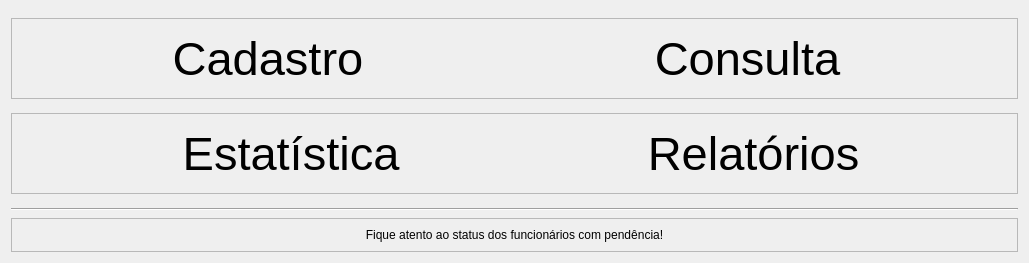
         <widget class="QWidget" name="page">
          <layout class="QVBoxLayout" name="verticalLayout_2">
           <property name="spacing">
            <number>7</number>
           </property>
           <item>
            <widget class="QFrame" name="frame_4">
             <property name="maximumSize">
              <size>
               <width>16777215</width>
               <height>100</height>
              </size>
             </property>
             <property name="frameShape">
              <enum>QFrame::StyledPanel</enum>
             </property>
             <property name="frameShadow">
              <enum>QFrame::Raised</enum>
             </property>
            </widget>
           </item>
           <item>
            <widget class="QFrame" name="frame_5">
             <property name="maximumSize">
              <size>
               <width>16777215</width>
               <height>200</height>
              </size>
             </property>
             <property name="frameShape">
              <enum>QFrame::StyledPanel</enum>
             </property>
             <property name="frameShadow">
              <enum>QFrame::Raised</enum>
             </property>
             <layout class="QHBoxLayout" name="horizontalLayout_3">
              <property name="spacing">
               <number>138</number>
              </property>
              <property name="leftMargin">
               <number>50</number>
              </property>
              <property name="rightMargin">
               <number>50</number>
              </property>
              <item>
               <spacer name="horizontalSpacer_7">
                <property name="orientation">
                 <enum>Qt::Horizontal</enum>
                </property>
                <property name="sizeHint" stdset="0">
                 <size>
                  <width>40</width>
                  <height>20</height>
                 </size>
                </property>
               </spacer>
              </item>
              <item>
               <widget class="QPushButton" name="go_Cadastro">
                <property name="minimumSize">
                 <size>
                  <width>340</width>
                  <height>0</height>
                 </size>
                </property>
                <property name="maximumSize">
                 <size>
                  <width>340</width>
                  <height>16777215</height>
                 </size>
                </property>
                <property name="font">
                 <font>
                  <family>Yu Gothic UI</family>
                  <pointsize>35</pointsize>
                  <weight>50</weight>
                  <italic>false</italic>
                  <bold>false</bold>
                 </font>
                </property>
                <property name="focusPolicy">
                 <enum>Qt::StrongFocus</enum>
                </property>
                <property name="acceptDrops">
                 <bool>false</bool>
                </property>
                <property name="layoutDirection">
                 <enum>Qt::LeftToRight</enum>
                </property>
                <property name="autoFillBackground">
                 <bool>false</bool>
                </property>
                <property name="styleSheet">
                 <string notr="true">QPushButton{
	font: 35pt &quot;Yu Gothic UI&quot;;
}

QPushButton:hover{
background-color: rgb(255, 240, 21);
}
QPushButton:pressed{
	background-color: rgb(249, 249, 249);
}
</string>
                </property>
                <property name="text">
                 <string>Cadastro  </string>
                </property>
                <property name="icon">
                 <iconset>
                  <normaloff>icon/male-user-add_25347.png</normaloff>icon/male-user-add_25347.png</iconset>
                </property>
                <property name="iconSize">
                 <size>
                  <width>150</width>
                  <height>150</height>
                 </size>
                </property>
                <property name="checkable">
                 <bool>false</bool>
                </property>
                <property name="checked">
                 <bool>false</bool>
                </property>
                <property name="autoRepeat">
                 <bool>false</bool>
                </property>
                <property name="autoExclusive">
                 <bool>false</bool>
                </property>
                <property name="autoDefault">
                 <bool>false</bool>
                </property>
                <property name="default">
                 <bool>false</bool>
                </property>
                <property name="flat">
                 <bool>true</bool>
                </property>
               </widget>
              </item>
              <item>
               <widget class="QPushButton" name="go_Consulta">
                <property name="minimumSize">
                 <size>
                  <width>330</width>
                  <height>0</height>
                 </size>
                </property>
                <property name="maximumSize">
                 <size>
                  <width>330</width>
                  <height>16777215</height>
                 </size>
                </property>
                <property name="font">
                 <font>
                  <family>Yu Gothic UI</family>
                  <pointsize>35</pointsize>
                 </font>
                </property>
                <property name="text">
                 <string>Consulta </string>
                </property>
                <property name="icon">
                 <iconset>
                  <normaloff>icon/male-user-search_25352.png</normaloff>icon/male-user-search_25352.png</iconset>
                </property>
                <property name="iconSize">
                 <size>
                  <width>150</width>
                  <height>150</height>
                 </size>
                </property>
                <property name="flat">
                 <bool>true</bool>
                </property>
               </widget>
              </item>
              <item>
               <spacer name="horizontalSpacer_8">
                <property name="orientation">
                 <enum>Qt::Horizontal</enum>
                </property>
                <property name="sizeHint" stdset="0">
                 <size>
                  <width>40</width>
                  <height>20</height>
                 </size>
                </property>
               </spacer>
              </item>
             </layout>
            </widget>
           </item>
           <item>
            <widget class="QFrame" name="frame_28">
             <property name="maximumSize">
              <size>
               <width>16777215</width>
               <height>25</height>
              </size>
             </property>
             <property name="frameShape">
              <enum>QFrame::StyledPanel</enum>
             </property>
             <property name="frameShadow">
              <enum>QFrame::Raised</enum>
             </property>
            </widget>
           </item>
           <item>
            <widget class="QFrame" name="frame_6">
             <property name="maximumSize">
              <size>
               <width>16777215</width>
               <height>200</height>
              </size>
             </property>
             <property name="frameShape">
              <enum>QFrame::StyledPanel</enum>
             </property>
             <property name="frameShadow">
              <enum>QFrame::Raised</enum>
             </property>
             <layout class="QHBoxLayout" name="horizontalLayout_4">
              <property name="spacing">
               <number>100</number>
              </property>
              <property name="leftMargin">
               <number>50</number>
              </property>
              <property name="rightMargin">
               <number>50</number>
              </property>
              <item>
               <spacer name="horizontalSpacer_9">
                <property name="orientation">
                 <enum>Qt::Horizontal</enum>
                </property>
                <property name="sizeHint" stdset="0">
                 <size>
                  <width>40</width>
                  <height>20</height>
                 </size>
                </property>
               </spacer>
              </item>
              <item>
               <widget class="QPushButton" name="go_Dashboard">
                <property name="minimumSize">
                 <size>
                  <width>365</width>
                  <height>0</height>
                 </size>
                </property>
                <property name="maximumSize">
                 <size>
                  <width>385</width>
                  <height>16777215</height>
                 </size>
                </property>
                <property name="font">
                 <font>
                  <family>Yu Gothic UI</family>
                  <pointsize>35</pointsize>
                 </font>
                </property>
                <property name="text">
                 <string> Estatística</string>
                </property>
                <property name="icon">
                 <iconset>
                  <normaloff>icon/1486564180-finance-financial-report_81493.png</normaloff>icon/1486564180-finance-financial-report_81493.png</iconset>
                </property>
                <property name="iconSize">
                 <size>
                  <width>150</width>
                  <height>150</height>
                 </size>
                </property>
                <property name="flat">
                 <bool>true</bool>
                </property>
               </widget>
              </item>
              <item>
               <widget class="QPushButton" name="go_Relatorios">
                <property name="minimumSize">
                 <size>
                  <width>360</width>
                  <height>0</height>
                 </size>
                </property>
                <property name="maximumSize">
                 <size>
                  <width>394</width>
                  <height>16777215</height>
                 </size>
                </property>
                <property name="font">
                 <font>
                  <family>Yu Gothic UI</family>
                  <pointsize>35</pointsize>
                 </font>
                </property>
                <property name="text">
                 <string> Relatórios</string>
                </property>
                <property name="icon">
                 <iconset>
                  <normaloff>icon/iconfinder-documents01-1622837_121952.png</normaloff>icon/iconfinder-documents01-1622837_121952.png</iconset>
                </property>
                <property name="iconSize">
                 <size>
                  <width>150</width>
                  <height>150</height>
                 </size>
                </property>
                <property name="flat">
                 <bool>true</bool>
                </property>
               </widget>
              </item>
              <item>
               <spacer name="horizontalSpacer_10">
                <property name="orientation">
                 <enum>Qt::Horizontal</enum>
                </property>
                <property name="sizeHint" stdset="0">
                 <size>
                  <width>40</width>
                  <height>20</height>
                 </size>
                </property>
               </spacer>
              </item>
             </layout>
            </widget>
           </item>
           <item>
            <widget class="QFrame" name="frame_68">
             <property name="frameShape">
              <enum>QFrame::StyledPanel</enum>
             </property>
             <property name="frameShadow">
              <enum>QFrame::Raised</enum>
             </property>
            </widget>
           </item>
           <item>
            <widget class="Line" name="line">
             <property name="orientation">
              <enum>Qt::Horizontal</enum>
             </property>
            </widget>
           </item>
           <item>
            <widget class="QFrame" name="frame_7">
             <property name="maximumSize">
              <size>
               <width>16777215</width>
               <height>70</height>
              </size>
             </property>
             <property name="frameShape">
              <enum>QFrame::StyledPanel</enum>
             </property>
             <property name="frameShadow">
              <enum>QFrame::Raised</enum>
             </property>
             <layout class="QHBoxLayout" name="horizontalLayout_5">
              <item>
               <widget class="QLabel" name="label_3">
                <property name="font">
                 <font>
                  <family>Yu Gothic UI</family>
                 </font>
                </property>
                <property name="text">
                 <string>Fique atento ao status dos funcionários com pendência!</string>
                </property>
                <property name="alignment">
                 <set>Qt::AlignCenter</set>
                </property>
               </widget>
              </item>
             </layout>
            </widget>
           </item>
          </layout>
         </widget>
